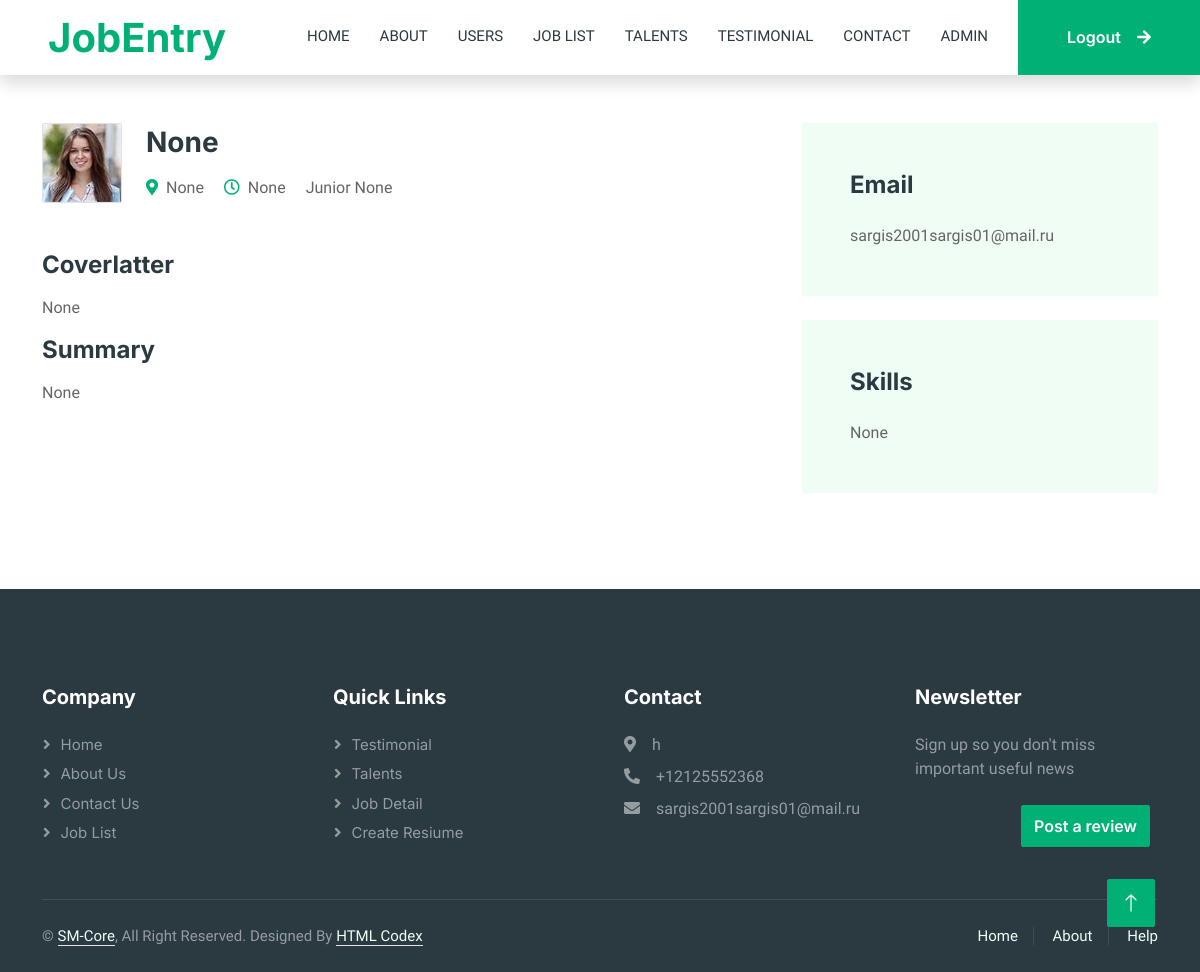
The app's page /talent/1/ (signed in) with its own data.
### main/models.py (models this page shows, shortened)
class Talent(models.Model):
    typerank = [
        ('Junior', 'Junior'),
        ('Middel', 'Middel'),
        ('Senior', 'Senior'),
        ('Leader', 'Leader'),
    ]
    name=models.CharField('Name',max_length=255)
    img=models.ImageField('imagers',upload_to='Talent_media')
    prof=models.CharField('profession',max_length=255)
    jobtime=models.CharField('Job Time',max_length=55)
    rank=models.CharField('rank',choices=typerank,max_length=55)
    address=models.CharField('Addres',max_length=255)
    coverlatter=models.TextField('Coverlatter')
    email=models.EmailField('email',null=True)
    skill=models.TextField('skills',null=True)
    summery=models.TextField('summery',null=True)
    class Meta:
        verbose_name='Talent'
        verbose_name_plural='Talents'

class ContactUs(models.Model):
    address=models.CharField('address',max_length=50)
    email=models.EmailField('email')
    phone=PhoneNumberField()
    class Meta:
        verbose_name='Contact Us'
        verbose_name_plural='Contact Us'

### main/views.py (the view)
# urls.py: path('talent/<int:id>/',TalentDetailView.as_view(),name='talentdetail'),
class TalentDetailView(DetailView):
    template_name='talent-detail.html'
    def get(self,request,id):
        subtalent=Talent.objects.filter(pk=id)
        contactus=ContactUs.objects.get()
        context={
            'link':'Talent',
            'subtalent':subtalent,
            'contactus':contactus,
                }
        return render(request,self.template_name,context)

### main/Templates/talent-detail.html (shortened to what this page needs)
{% extends 'base.html' %}
    {% block content %}
        {% for i in subtalent %}
        <div class="container-xxl py-5 wow fadeInUp" data-wow-delay="0.1s">
            <div class="container">
                <div class="row gy-5 gx-4">
                    <div class="col-lg-8">
                        <div class="d-flex align-items-center mb-5">
                            <img class="flex-shrink-0 img-fluid border rounded" src="{{ i.img.url }}" alt="" style="width: 80px; height: 80px;">
                            <div class="text-start ps-4">
                                <h3 class="mb-3">{{ i.name }}</h3>
                                <span class="text-truncate me-3"><i class="fa fa-map-marker-alt text-primary me-2"></i>{{ i.address }}</span>
                                <span class="text-truncate me-3"><i class="far fa-clock text-primary me-2"></i>{{ i.jobtime }}</span>
                                <span class="text-truncate me-0"> {{ i.rank }}  {{ i.prof }}</span>
                            </div>
                        </div>
                        <div class="mb-5">
                            <h4 class="mb-3">Coverlatter</h4>
                            <p>{{ i.coverlatter|safe }}</p>
                            <h4 class="mb-3">Summary</h4>
                            <p>{{ i.summery|safe }}</p>
                        </div>
                    </div>
                    <div class="col-lg-4">
                        <div class="bg-light rounded p-5 mb-4 wow slideInUp" data-wow-delay="0.1s">
                            <h4 class="mb-4">Email</h4>
                            {{ i.email }}
                        </div>
                        <div class="bg-light rounded p-5 wow slideInUp" data-wow-delay="0.1s">
                            <h4 class="mb-4">Skills</h4>
                            <p class="m-0">{{ i.skill|safe }}</p>
                        </div>
                    </div>
                </div>
            </div>
        </div>
        {% endfor %}
    {% endblock %}

### main/Templates/base.html (shortened to what this page needs)
{% load static %}
<!DOCTYPE html>
<html lang="en">
<head>
    <link href="https://cdnjs.cloudflare.com/ajax/libs/font-awesome/5.10.0/css/all.min.css" rel="stylesheet">
    <link href="https://cdn.jsdelivr.net/npm/bootstrap-icons@1.4.1/font/bootstrap-icons.css" rel="stylesheet">
    <link href="{% static 'lib/animate/animate.min.css' %}" rel="stylesheet">
    <link href="{% static 'lib/owlcarousel/assets/owl.carousel.min.css' %}" rel="stylesheet">
    <link href="{% static 'css/bootstrap.min.css' %}" rel="stylesheet">
    <link href="{% static 'css/style.css' %}" rel="stylesheet">
</head>
<body>
    <div class="container-xxl bg-white p-0">
        <nav class="navbar navbar-expand-lg bg-white navbar-light shadow sticky-top p-0">
            <a href="{% url 'home' %}" class="navbar-brand d-flex align-items-center text-center py-0 px-4 px-lg-5">
                <h1 class="m-0 text-primary">JobEntry</h1>
            </a>
            <div class="collapse navbar-collapse" id="navbarCollapse">
                <div class="navbar-nav ms-auto p-4 p-lg-0">
                    <a href="{% url 'home' %}" class="nav-item nav-link">Home</a>
                    <a href="{% url 'about' %}" class="nav-item nav-link">About</a>
                    <a href="{% url 'searchuser' %}" class="nav-item nav-link">Users</a>
                        <a href="{% url 'joblist' %}" class="nav-link dropdown">Job List</a>
                        <a href="{% url 'talent' %}" class="nav-link dropdown">Talents</a>
                        <a href="{% url 'testimonial' %}" class="nav-link dropdown">Testimonial</a>
                    <a href="{% url 'contact' %}" class="nav-item nav-link">Contact</a>
                    {% if user.is_authenticated %}
                    {% if user.userp.all %}
                        <a href="{% url 'user' user.id %}" class="nav-item nav-link">{{ user }}</a>
                    {% else %}
                        <a href="{% url 'userform' %}" class="nav-item nav-link">{{ user }}</a>
                    {% endif %}
                {% endif %}
                    {% if user.is_authenticated %}
                        <a href="{% url 'logout' %}" class="btn btn-primary rounded-0 py-4 px-lg-5 d-none d-lg-block">Logout<i class="fa fa-arrow-right ms-3"></i></a>
                    {% else %}
                        <a href="{% url 'register' %}" class="nav-item nav-link">Register</a>
                        <a href="{% url 'login' %}" class="nav-item nav-link">Login</a>
                        {% endif %}
                    </div>
            </div>
        </nav>
        {% block content %}
        {% endblock %}
        <div class="container-fluid bg-dark text-white-50 footer pt-5 mt-5 wow fadeIn" data-wow-delay="0.1s">
        <div class="container py-5">
            <div class="row g-5">
                <div class="col-lg-3 col-md-6">
                    <h5 class="text-white mb-4">Company</h5>
                    <a class="btn btn-link text-white-50" href="{% url 'home' %}">Home</a>
                    <a class="btn btn-link text-white-50" href="{% url 'about' %}">About Us</a>
                    <a class="btn btn-link text-white-50" href="{% url 'contact' %}">Contact Us</a>
                    <a class="btn btn-link text-white-50" href="{% url 'joblist' %}">Job List</a>
                </div>
                <div class="col-lg-3 col-md-6">
                    <h5 class="text-white mb-4">Quick Links</h5>
                    <a class="btn btn-link text-white-50" href="{% url 'testimonial' %}">Testimonial</a>
                    <a class="btn btn-link text-white-50" href="{% url 'talent' %}">Talents</a>
                    <a class="btn btn-link text-white-50" href="{% url 'detail' 1 %}">Job Detail</a>
                {% if user.is_authenticated %}
                    <a class="btn btn-link text-white-50" href="{% url 'resiume'  %}">Create Resiume</a>
                {% else %}
                    <a class="btn btn-link text-white-50" href="{% url 'login'  %}">Create Resiume</a>
                {% endif %}
                </div>
                <div class="col-lg-3 col-md-6">
                    <h5 class="text-white mb-4">Contact</h5>
                    <p class="mb-2"><i class="fa fa-map-marker-alt me-3"></i>{{ contactus.address }}</p>
                    <p class="mb-2"><i class="fa fa-phone-alt me-3"></i>{{ contactus.phone }}</p>
                    <p class="mb-2"><i class="fa fa-envelope me-3"></i>{{ contactus.email }}</p>
                </div>
                <div class="col-lg-3 col-md-6">
                    <h5 class="text-white mb-4">Newsletter</h5>
                    <p>Sign up so you don't miss important useful news</p>
                    {% if user.is_authenticated %}
                    <div class="position-relative mx-auto" style="max-width: 400px;">
                        <a href="{% url 'contact' %}"><button type="button" class="btn btn-primary py-2 position-absolute top-0 end-0 mt-2 me-2">Post a review</button></a>
                    </div>
                    {% else %}
                    <div class="position-relative mx-auto" style="max-width: 400px;">
                        <a href="{% url 'register' %}"><button type="button" class="btn btn-primary py-2 position-absolute top-0 end-0 mt-2 me-2">SignUp</button></a>
                    </div>
                    {% endif %}
                </div>
            </div>
        </div>
        <div class="container">
            <div class="copyright">
                <div class="row">
                    <div class="col-md-6 text-center text-md-start mb-3 mb-md-0">
                        &copy; <a class="border-bottom" href="{% url 'home' %}">SM-Core</a>, All Right Reserved.
                        Designed By <a class="border-bottom" href="https://htmlcodex.com">HTML Codex</a>
                    </div>
                    <div class="col-md-6 text-center text-md-end">
                        <div class="footer-menu">
                            <a href="{% url 'home' %}">Home</a>
                            <a href="{% url 'about' %}">About</a>
                            <a href="{% url 'contact' %}">Help</a>
                        </div>
                    </div>
                </div>
            </div>
        </div>
    </div>
        <a href="#" class="btn btn-lg btn-primary btn-lg-square back-to-top"><i class="bi bi-arrow-up"></i></a>
    </div>
</body>
</html>

### main/static/css/style.css (style rules this page uses)
:root { --primary: #00B074; --secondary: #2B9BFF; --light: #EFFDF5; --dark: #2B3940; }
.back-to-top { position: fixed; display: none; right: 45px; bottom: 45px; z-index: 99; }
.btn { font-family: 'Inter', sans-serif; font-weight: 600; transition: .5s; }
.btn.btn-primary, .btn.btn-secondary { color: #FFFFFF; }
.btn-lg-square { width: 48px; height: 48px; }
.btn-square, .btn-sm-square, .btn-lg-square { padding: 0; display: flex; align-items: center; justify-content: center; font-weight: normal; border-radius: 2px; }
.navbar-dark .navbar-nav .nav-link, .navbar-light .navbar-nav .nav-link { margin-right: 30px; padding: 25px 0; color: #FFFFFF; font-size: 15px; text-transform: uppercase; outline: none; }
.navbar-light .navbar-brand, .navbar-light a.btn { height: 75px; }
.navbar-light .navbar-nav .nav-link { color: var(--dark); font-weight: 500; }
.navbar-light.sticky-top { top: -100px; transition: .5s; }
.footer .btn.btn-link { display: block; margin-bottom: 5px; padding: 0; text-align: left; font-size: 15px; font-weight: normal; text-transform: capitalize; transition: .3s; }
.footer .btn.btn-link::before { position: relative; content: "\f105"; font-family: "Font Awesome 5 Free"; font-weight: 900; margin-right: 10px; }
.footer .copyright { padding: 25px 0; font-size: 15px; border-top: 1px solid rgba(256, 256, 256, .1); }
.footer .copyright a { color: var(--light); }
.footer .footer-menu a { margin-right: 15px; padding-right: 15px; border-right: 1px solid rgba(255, 255, 255, .1); }
.footer .footer-menu a:last-child { margin-right: 0; padding-right: 0; border-right: none; }

### records on screen
Talent: img (picture), name "None", address "None", jobtime "None", rank "Junior", prof "None", coverlatter "None", summery "None", email "sargis2001sargis01@mail.ru", skill "None"
ContactUs: address "h", phone "+12125552368", email "sargis2001sargis01@mail.ru"

### other values on screen
{{ user }} "ADMIN"
